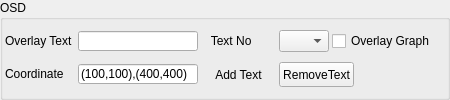
       <widget class="QGroupBox" name="groupBox_7">
        <property name="minimumSize">
         <size>
          <width>450</width>
          <height>0</height>
         </size>
        </property>
        <property name="maximumSize">
         <size>
          <width>400</width>
          <height>16777215</height>
         </size>
        </property>
        <property name="mouseTracking">
         <bool>false</bool>
        </property>
        <property name="title">
         <string>OSD</string>
        </property>
        <property name="checkable">
         <bool>false</bool>
        </property>
        <layout class="QVBoxLayout" name="verticalLayout_10">
         <property name="spacing">
          <number>2</number>
         </property>
         <property name="leftMargin">
          <number>2</number>
         </property>
         <property name="topMargin">
          <number>2</number>
         </property>
         <property name="rightMargin">
          <number>2</number>
         </property>
         <property name="bottomMargin">
          <number>2</number>
         </property>
         <item>
          <layout class="QHBoxLayout" name="horizontalLayout_48">
           <property name="spacing">
            <number>3</number>
           </property>
           <item>
            <widget class="QLabel" name="label">
             <property name="minimumSize">
              <size>
               <width>70</width>
               <height>0</height>
              </size>
             </property>
             <property name="maximumSize">
              <size>
               <width>70</width>
               <height>20</height>
              </size>
             </property>
             <property name="text">
              <string>Overlay Text</string>
             </property>
             <property name="buddy">
              <cstring>lineEdit_OSDText</cstring>
             </property>
            </widget>
           </item>
           <item>
            <widget class="QLineEdit" name="lineEdit_OSDText">
             <property name="minimumSize">
              <size>
               <width>120</width>
               <height>20</height>
              </size>
             </property>
             <property name="maximumSize">
              <size>
               <width>100</width>
               <height>20</height>
              </size>
             </property>
             <property name="toolTip">
              <string>&lt;html&gt;&lt;head/&gt;&lt;body&gt;&lt;p&gt;Input a text to display on video!&lt;/p&gt;&lt;/body&gt;&lt;/html&gt;</string>
             </property>
             <property name="styleSheet">
              <string notr="true"/>
             </property>
             <property name="inputMethodHints">
              <set>Qt::ImhPreferUppercase</set>
             </property>
            </widget>
           </item>
           <item>
            <widget class="QLabel" name="label_TextNo">
             <property name="minimumSize">
              <size>
               <width>75</width>
               <height>0</height>
              </size>
             </property>
             <property name="maximumSize">
              <size>
               <width>75</width>
               <height>16777215</height>
              </size>
             </property>
             <property name="frameShadow">
              <enum>QFrame::Sunken</enum>
             </property>
             <property name="text">
              <string>   Text No</string>
             </property>
             <property name="buddy">
              <cstring>comboBox_OSD</cstring>
             </property>
            </widget>
           </item>
           <item>
            <widget class="QComboBox" name="comboBox_OSD">
             <property name="maximumSize">
              <size>
               <width>50</width>
               <height>16777215</height>
              </size>
             </property>
             <property name="toolTip">
              <string>&lt;html&gt;&lt;head/&gt;&lt;body&gt;&lt;p&gt;The Number of the Overlay Text,if you want to remove a overlay Text,you must select its Number!&lt;/p&gt;&lt;/body&gt;&lt;/html&gt;</string>
             </property>
            </widget>
           </item>
           <item>
            <widget class="QCheckBox" name="checkboxOverlayGraph">
             <property name="text">
              <string>Overlay Graph</string>
             </property>
            </widget>
           </item>
          </layout>
         </item>
         <item>
          <layout class="QHBoxLayout" name="horizontalLayout_49">
           <property name="spacing">
            <number>3</number>
           </property>
           <item>
            <widget class="QLabel" name="label_Coordinate">
             <property name="minimumSize">
              <size>
               <width>70</width>
               <height>20</height>
              </size>
             </property>
             <property name="maximumSize">
              <size>
               <width>70</width>
               <height>20</height>
              </size>
             </property>
             <property name="text">
              <string>Coordinate</string>
             </property>
             <property name="buddy">
              <cstring>lineEditCoordinate</cstring>
             </property>
            </widget>
           </item>
           <item>
            <widget class="QLineEdit" name="lineEditCoordinate">
             <property name="minimumSize">
              <size>
               <width>120</width>
               <height>20</height>
              </size>
             </property>
             <property name="maximumSize">
              <size>
               <width>100</width>
               <height>20</height>
              </size>
             </property>
             <property name="toolTip">
              <string>&lt;html&gt;&lt;head/&gt;&lt;body&gt;&lt;p&gt;&lt;span style=&quot; color:#ff0000;&quot;&gt;Set the coordinate of the Overlay Text!&lt;/span&gt;&lt;/p&gt;&lt;/body&gt;&lt;/html&gt;</string>
             </property>
             <property name="text">
              <string>(100,100),(400,400)</string>
             </property>
            </widget>
           </item>
           <item>
            <widget class="QPushButton" name="ButtonAddOverlay">
             <property name="minimumSize">
              <size>
               <width>75</width>
               <height>25</height>
              </size>
             </property>
             <property name="maximumSize">
              <size>
               <width>75</width>
               <height>25</height>
              </size>
             </property>
             <property name="styleSheet">
              <string notr="true">border-radius:6px;
border-style:solid;
border-width:2px;</string>
             </property>
             <property name="text">
              <string>Add Text</string>
             </property>
            </widget>
           </item>
           <item>
            <widget class="QPushButton" name="ButtonRemoveOverlay">
             <property name="minimumSize">
              <size>
               <width>75</width>
               <height>25</height>
              </size>
             </property>
             <property name="maximumSize">
              <size>
               <width>75</width>
               <height>25</height>
              </size>
             </property>
             <property name="text">
              <string>RemoveText</string>
             </property>
            </widget>
           </item>
           <item>
            <spacer name="horizontalSpacer_7">
             <property name="orientation">
              <enum>Qt::Horizontal</enum>
             </property>
             <property name="sizeHint" stdset="0">
              <size>
               <width>40</width>
               <height>20</height>
              </size>
             </property>
            </spacer>
           </item>
          </layout>
         </item>
        </layout>
       </widget>
